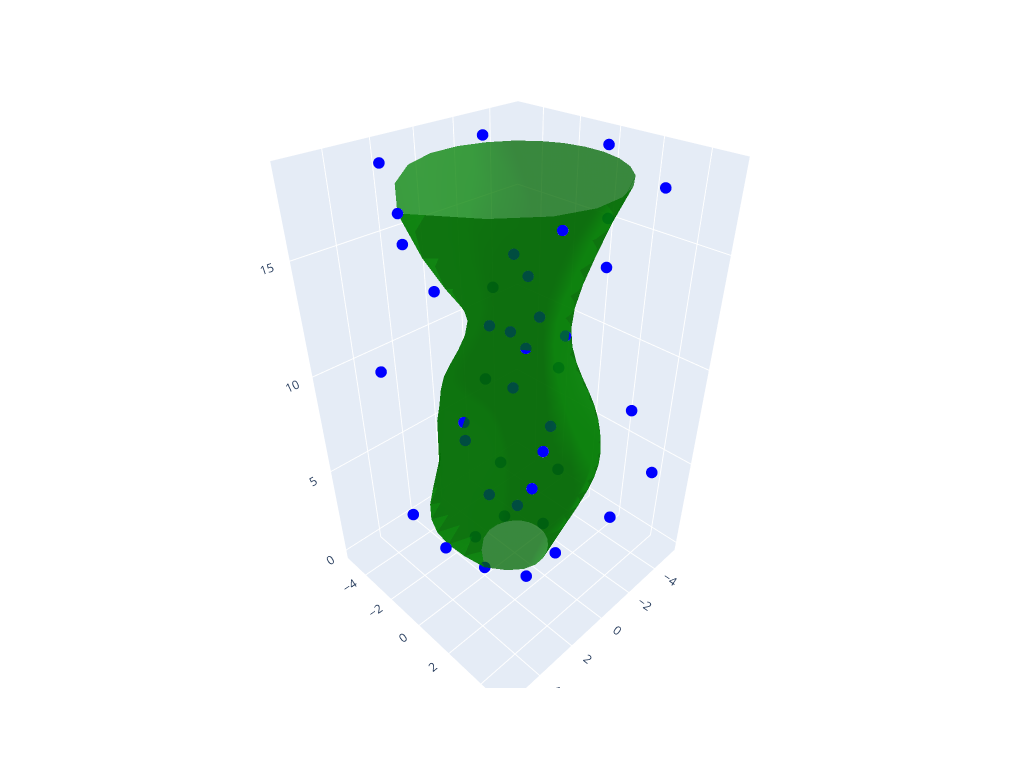

Write notebook code for a chart like this one.
### Code cell
surf = BSpline.Surface()
surf.degree_u = 3
surf.degree_v = 3
surf.ctrlpts2d = allVerticesInner
surf.knotvector_u = utilities.generate_knot_vector(surf.degree_u, surf.ctrlpts_size_u)
surf.knotvector_v = utilities.generate_knot_vector(surf.degree_v, surf.ctrlpts_size_v)

surf.vis = vis.VisSurface(ctrlpts=True, legend=False)
print("Generating visualization, please wait...")
surf.render(colormap=cm.terrain)

### Figure 1 — Plotly figure (JSON) as saved in the notebook; plotly's stock layout.template omitted (floating-point values rounded to 4 significant figures; data arrays with more than 128 entries replaced by an {"elided": "..."} marker saying what was removed)
{"data": [{"marker": {"color": "blue", "size": 4}, "mode": "markers", "name": "control points", "type": "scatter3d", "x": [2, 1.0, -1.0, -2, -1.0, 1.0, 2, 4.171, 0.2029, -2.192, -2.949, -1.345, 0.6171, 4.171, 5.632, 1.303, -2.952, -2.281, -2.823, 1.142, 5.632, 2.832, 1.945, -2.386, -2.657, -0.1813, 2.977, 2.832, 0.2788, 0.7281, -0.985, -1.36, -1.847, 0.5256, 0.2788, 3.838, 0.8086, -1.653, -5.31, -0.1371, 2.201, 3.838, 5, 2.5, -2.5, -5, -2.5, 2.5, 5], "y": [0, 1.732, 1.732, 2.449e-16, -1.732, -1.732, -4.899e-16, 0, 0.3514, 3.796, 3.612e-16, -2.329, -1.069, 0, 0, 2.257, 5.113, 2.794e-16, -4.89, -1.977, 0, 0, 3.369, 4.133, 3.254e-16, -0.3141, -5.156, 0, 0, 1.261, 1.706, 1.666e-16, -3.199, -0.9103, 0, 0, 1.4, 2.863, 6.503e-16, -0.2374, -3.813, 0, 0, 4.33, 4.33, 6.123e-16, -4.33, -4.33, -1.225e-15], "z": [0, 0, 0, 0, 0, 0, 0, 3, 3, 3, 3, 3, 3, 3, 6, 6, 6, 6, 6, 6, 6, 9, 9, 9, 9, 9, 9, 9, 12, 12, 12, 12, 12, 12, 12, 15, 15, 15, 15, 15, 15, 15, 18, 18, 18, 18, 18, 18, 18]}, {"color": "green", "i": {"elided": "722 int values"}, "j": {"elided": "722 int values"}, "k": {"elided": "722 int values"}, "name": "surface", "opacity": 0.75, "type": "mesh3d", "x": {"elided": "400 float values"}, "y": {"elided": "400 float values"}, "z": {"elided": "400 float values"}}], "layout": {"autosize": false, "height": 768, "scene": {"aspectmode": "data", "xaxis": {"showgrid": true, "showline": true, "showticklabels": true, "title": {"text": ""}, "zeroline": true}, "yaxis": {"showgrid": true, "showline": true, "showticklabels": true, "title": {"text": ""}, "zeroline": true}, "zaxis": {"showgrid": true, "showline": true, "showticklabels": true, "title": {"text": ""}, "zeroline": true}}, "showlegend": false, "width": 1024}}
